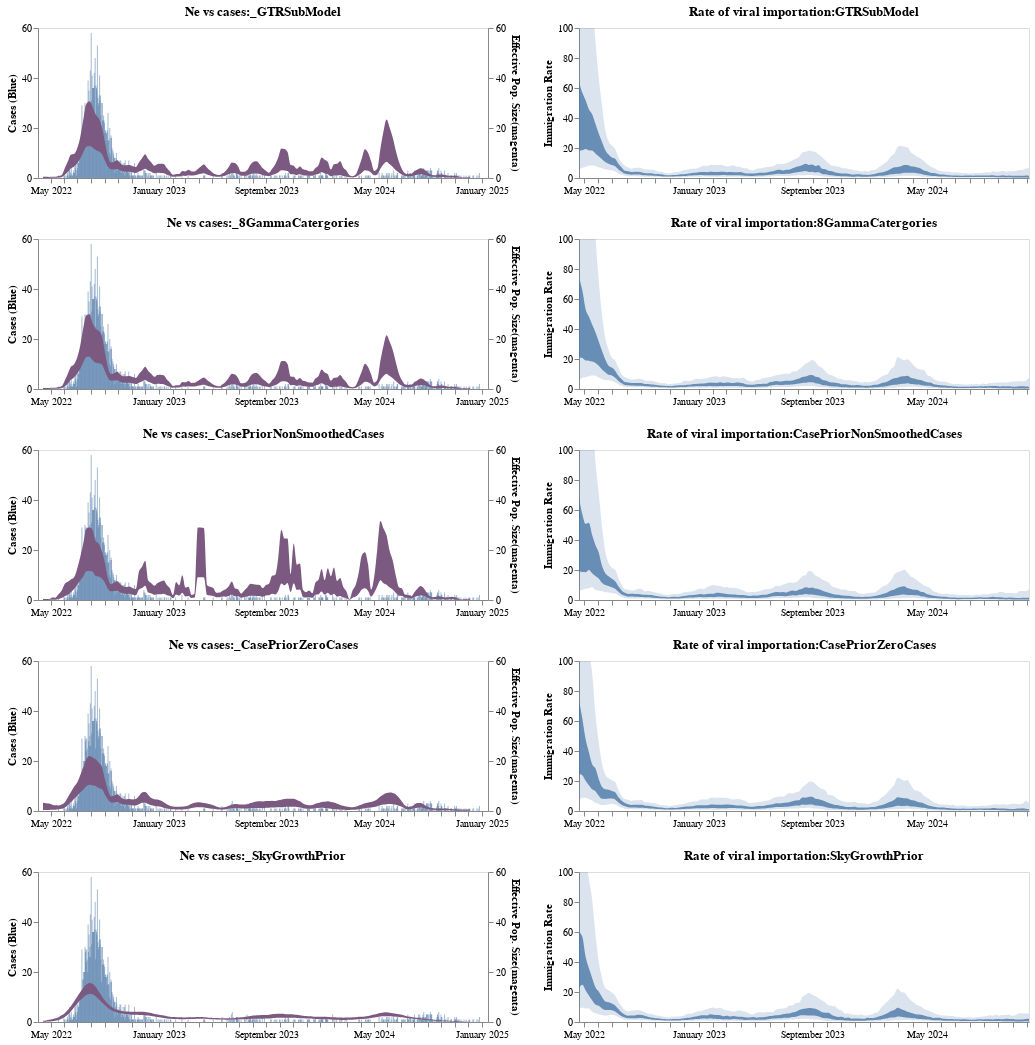

This figure's notebook cell:
### Code cell
plots_1 | plots_2

### Figure 1 — Vega-Lite specification as saved in the notebook (floating-point values rounded to 4 significant figures; data arrays with more than 128 entries replaced by an {"elided": "..."} marker saying what was removed)
{"config": {"view": {"continuousWidth": 400, "continuousHeight": 300}}, "hconcat": [{"vconcat": [{"layer": [{"data": {"name": "data-ea58474a8d637ca6235815f3f4663eb3"}, "mark": {"type": "bar", "interpolate": "monotone", "opacity": 0.5, "size": 1}, "encoding": {"x": {"axis": {"format": "%B %Y", "grid": false, "tickCount": "month", "title": ""}, "field": "date", "type": "temporal"}, "y": {"axis": {"grid": false, "title": "Cases (Blue)"}, "field": "cases", "type": "quantitative"}}, "height": 150, "width": 450}, {"data": {"name": "data-3f1ea3111c50f42337c102f618e8c179"}, "mark": {"type": "area", "clip": true, "color": "#7c5981", "interpolate": "monotone", "opacity": 1}, "encoding": {"x": {"axis": {"format": "%B %Y", "grid": false, "tickCount": "month", "title": ""}, "field": "date", "type": "temporal"}, "y": {"axis": {"grid": false, "title": "Effective Pop. Size(magenta)"}, "field": "lower_hpd_linear_50_MA", "scale": {"domain": [0, 60]}, "type": "quantitative"}, "y2": {"field": "upper_hpd_linear_50_MA"}}, "height": 150, "width": 450}], "resolve": {"scale": {"y": "independent"}}, "title": "Ne vs cases:_GTRSubModel"}, {"layer": [{"data": {"name": "data-ea58474a8d637ca6235815f3f4663eb3"}, "mark": {"type": "bar", "interpolate": "monotone", "opacity": 0.5, "size": 1}, "encoding": {"x": {"axis": {"format": "%B %Y", "grid": false, "tickCount": "month", "title": ""}, "field": "date", "type": "temporal"}, "y": {"axis": {"grid": false, "title": "Cases (Blue)"}, "field": "cases", "type": "quantitative"}}, "height": 150, "width": 450}, {"data": {"name": "data-29de6f44786113aab3746a7f4f1f8d93"}, "mark": {"type": "area", "clip": true, "color": "#7c5981", "interpolate": "monotone", "opacity": 1}, "encoding": {"x": {"axis": {"format": "%B %Y", "grid": false, "tickCount": "month", "title": ""}, "field": "date", "type": "temporal"}, "y": {"axis": {"grid": false, "title": "Effective Pop. Size(magenta)"}, "field": "lower_hpd_linear_50_MA", "scale": {"domain": [0, 60]}, "type": "quantitative"}, "y2": {"field": "upper_hpd_linear_50_MA"}}, "height": 150, "width": 450}], "resolve": {"scale": {"y": "independent"}}, "title": "Ne vs cases:_8GammaCatergories"}, {"layer": [{"data": {"name": "data-ea58474a8d637ca6235815f3f4663eb3"}, "mark": {"type": "bar", "interpolate": "monotone", "opacity": 0.5, "size": 1}, "encoding": {"x": {"axis": {"format": "%B %Y", "grid": false, "tickCount": "month", "title": ""}, "field": "date", "type": "temporal"}, "y": {"axis": {"grid": false, "title": "Cases (Blue)"}, "field": "cases", "type": "quantitative"}}, "height": 150, "width": 450}, {"data": {"name": "data-963927e116635dc1c9c87bb69c310f64"}, "mark": {"type": "area", "clip": true, "color": "#7c5981", "interpolate": "monotone", "opacity": 1}, "encoding": {"x": {"axis": {"format": "%B %Y", "grid": false, "tickCount": "month", "title": ""}, "field": "date", "type": "temporal"}, "y": {"axis": {"grid": false, "title": "Effective Pop. Size(magenta)"}, "field": "lower_hpd_linear_50_MA", "scale": {"domain": [0, 60]}, "type": "quantitative"}, "y2": {"field": "upper_hpd_linear_50_MA"}}, "height": 150, "width": 450}], "resolve": {"scale": {"y": "independent"}}, "title": "Ne vs cases:_CasePriorNonSmoothedCases"}, {"layer": [{"data": {"name": "data-ea58474a8d637ca6235815f3f4663eb3"}, "mark": {"type": "bar", "interpolate": "monotone", "opacity": 0.5, "size": 1}, "encoding": {"x": {"axis": {"format": "%B %Y", "grid": false, "tickCount": "month", "title": ""}, "field": "date", "type": "temporal"}, "y": {"axis": {"grid": false, "title": "Cases (Blue)"}, "field": "cases", "type": "quantitative"}}, "height": 150, "width": 450}, {"data": {"name": "data-8cfabe782fa36ff93e9b4ef77f8ac910"}, "mark": {"type": "area", "clip": true, "color": "#7c5981", "interpolate": "monotone", "opacity": 1}, "encoding": {"x": {"axis": {"format": "%B %Y", "grid": false, "tickCount": "month", "title": ""}, "field": "date", "type": "temporal"}, "y": {"axis": {"grid": false, "title": "Effective Pop. Size(magenta)"}, "field": "lower_hpd_linear_50_MA", "scale": {"domain": [0, 60]}, "type": "quantitative"}, "y2": {"field": "upper_hpd_linear_50_MA"}}, "height": 150, "width": 450}], "resolve": {"scale": {"y": "independent"}}, "title": "Ne vs cases:_CasePriorZeroCases"}, {"layer": [{"data": {"name": "data-ea58474a8d637ca6235815f3f4663eb3"}, "mark": {"type": "bar", "interpolate": "monotone", "opacity": 0.5, "size": 1}, "encoding": {"x": {"axis": {"format": "%B %Y", "grid": false, "tickCount": "month", "title": ""}, "field": "date", "type": "temporal"}, "y": {"axis": {"grid": false, "title": "Cases (Blue)"}, "field": "cases", "type": "quantitative"}}, "height": 150, "width": 450}, {"data": {"name": "data-a875a238cabf2a681d066ae6f8854183"}, "mark": {"type": "area", "clip": true, "color": "#7c5981", "interpolate": "monotone", "opacity": 1}, "encoding": {"x": {"axis": {"format": "%B %Y", "grid": false, "tickCount": "month", "title": ""}, "field": "date", "type": "temporal"}, "y": {"axis": {"grid": false, "title": "Effective Pop. Size(magenta)"}, "field": "lower_hpd_linear_50_MA", "scale": {"domain": [0, 60]}, "type": "quantitative"}, "y2": {"field": "upper_hpd_linear_50_MA"}}, "height": 150, "width": 450}], "resolve": {"scale": {"y": "independent"}}, "title": "Ne vs cases:_SkyGrowthPrior"}]}, {"vconcat": [{"layer": [{"mark": {"type": "area", "interpolate": "monotone", "opacity": 0.8}, "encoding": {"x": {"axis": {"format": "%B %Y", "grid": false, "tickCount": "month", "title": ""}, "field": "date", "type": "temporal"}, "y": {"axis": {"grid": false, "title": "Immigration Rate"}, "field": "lower_hpd_linear_50", "type": "quantitative"}, "y2": {"field": "upper_hpd_linear_50"}}, "height": 150, "width": 450}, {"mark": {"type": "area", "clip": true, "interpolate": "monotone", "opacity": 0.2}, "encoding": {"x": {"axis": {"format": "%B %Y", "grid": false, "tickCount": "month", "title": ""}, "field": "date", "type": "temporal"}, "y": {"axis": {"grid": false, "title": "Immigration Rate"}, "field": "lower_hpd_linear", "scale": {"domain": [0, 100]}, "type": "quantitative"}, "y2": {"field": "upper_hpd_linear"}}, "height": 150, "width": 450}], "data": {"name": "data-f212b154e6f2af02332f91dc208b10a1"}, "title": "Rate of viral importation:GTRSubModel"}, {"layer": [{"mark": {"type": "area", "interpolate": "monotone", "opacity": 0.8}, "encoding": {"x": {"axis": {"format": "%B %Y", "grid": false, "tickCount": "month", "title": ""}, "field": "date", "type": "temporal"}, "y": {"axis": {"grid": false, "title": "Immigration Rate"}, "field": "lower_hpd_linear_50", "type": "quantitative"}, "y2": {"field": "upper_hpd_linear_50"}}, "height": 150, "width": 450}, {"mark": {"type": "area", "clip": true, "interpolate": "monotone", "opacity": 0.2}, "encoding": {"x": {"axis": {"format": "%B %Y", "grid": false, "tickCount": "month", "title": ""}, "field": "date", "type": "temporal"}, "y": {"axis": {"grid": false, "title": "Immigration Rate"}, "field": "lower_hpd_linear", "scale": {"domain": [0, 100]}, "type": "quantitative"}, "y2": {"field": "upper_hpd_linear"}}, "height": 150, "width": 450}], "data": {"name": "data-fe58fd26316b2d0b7e4ae7d6dcd42a8f"}, "title": "Rate of viral importation:8GammaCatergories"}, {"layer": [{"mark": {"type": "area", "interpolate": "monotone", "opacity": 0.8}, "encoding": {"x": {"axis": {"format": "%B %Y", "grid": false, "tickCount": "month", "title": ""}, "field": "date", "type": "temporal"}, "y": {"axis": {"grid": false, "title": "Immigration Rate"}, "field": "lower_hpd_linear_50", "type": "quantitative"}, "y2": {"field": "upper_hpd_linear_50"}}, "height": 150, "width": 450}, {"mark": {"type": "area", "clip": true, "interpolate": "monotone", "opacity": 0.2}, "encoding": {"x": {"axis": {"format": "%B %Y", "grid": false, "tickCount": "month", "title": ""}, "field": "date", "type": "temporal"}, "y": {"axis": {"grid": false, "title": "Immigration Rate"}, "field": "lower_hpd_linear", "scale": {"domain": [0, 100]}, "type": "quantitative"}, "y2": {"field": "upper_hpd_linear"}}, "height": 150, "width": 450}], "data": {"name": "data-594d956ec4ba45dc9b1dad7e4d1e517e"}, "title": "Rate of viral importation:CasePriorNonSmoothedCases"}, {"layer": [{"mark": {"type": "area", "interpolate": "monotone", "opacity": 0.8}, "encoding": {"x": {"axis": {"format": "%B %Y", "grid": false, "tickCount": "month", "title": ""}, "field": "date", "type": "temporal"}, "y": {"axis": {"grid": false, "title": "Immigration Rate"}, "field": "lower_hpd_linear_50", "type": "quantitative"}, "y2": {"field": "upper_hpd_linear_50"}}, "height": 150, "width": 450}, {"mark": {"type": "area", "clip": true, "interpolate": "monotone", "opacity": 0.2}, "encoding": {"x": {"axis": {"format": "%B %Y", "grid": false, "tickCount": "month", "title": ""}, "field": "date", "type": "temporal"}, "y": {"axis": {"grid": false, "title": "Immigration Rate"}, "field": "lower_hpd_linear", "scale": {"domain": [0, 100]}, "type": "quantitative"}, "y2": {"field": "upper_hpd_linear"}}, "height": 150, "width": 450}], "data": {"name": "data-75d26ccd3c268a15eafdb9d3cb5b067b"}, "title": "Rate of viral importation:CasePriorZeroCases"}, {"layer": [{"mark": {"type": "area", "interpolate": "monotone", "opacity": 0.8}, "encoding": {"x": {"axis": {"format": "%B %Y", "grid": false, "tickCount": "month", "title": ""}, "field": "date", "type": "temporal"}, "y": {"axis": {"grid": false, "title": "Immigration Rate"}, "field": "lower_hpd_linear_50", "type": "quantitative"}, "y2": {"field": "upper_hpd_linear_50"}}, "height": 150, "width": 450}, {"mark": {"type": "area", "clip": true, "interpolate": "monotone", "opacity": 0.2}, "encoding": {"x": {"axis": {"format": "%B %Y", "grid": false, "tickCount": "month", "title": ""}, "field": "date", "type": "temporal"}, "y": {"axis": {"grid": false, "title": "Immigration Rate"}, "field": "lower_hpd_linear", "scale": {"domain": [0, 100]}, "type": "quantitative"}, "y2": {"field": "upper_hpd_linear"}}, "height": 150, "width": 450}], "data": {"name": "data-e285727f59d6e142d8ac2d6bb104f385"}, "title": "Rate of viral importation:SkyGrowthPrior"}]}], "$schema": "https://vega.github.io/schema/vega-lite/v4.17.0.json", "datasets": {"data-ea58474a8d637ca6235815f3f4663eb3": {"elided": "961 records"}, "data-3f1ea3111c50f42337c102f618e8c179": {"elided": "139 records"}, "data-29de6f44786113aab3746a7f4f1f8d93": {"elided": "139 records"}, "data-963927e116635dc1c9c87bb69c310f64": {"elided": "139 records"}, "data-8cfabe782fa36ff93e9b4ef77f8ac910": {"elided": "139 records"}, "data-a875a238cabf2a681d066ae6f8854183": {"elided": "139 records"}, "data-f212b154e6f2af02332f91dc208b10a1": {"elided": "138 records"}, "data-fe58fd26316b2d0b7e4ae7d6dcd42a8f": {"elided": "138 records"}, "data-594d956ec4ba45dc9b1dad7e4d1e517e": {"elided": "138 records"}, "data-75d26ccd3c268a15eafdb9d3cb5b067b": {"elided": "138 records"}, "data-e285727f59d6e142d8ac2d6bb104f385": {"elided": "138 records"}}}
